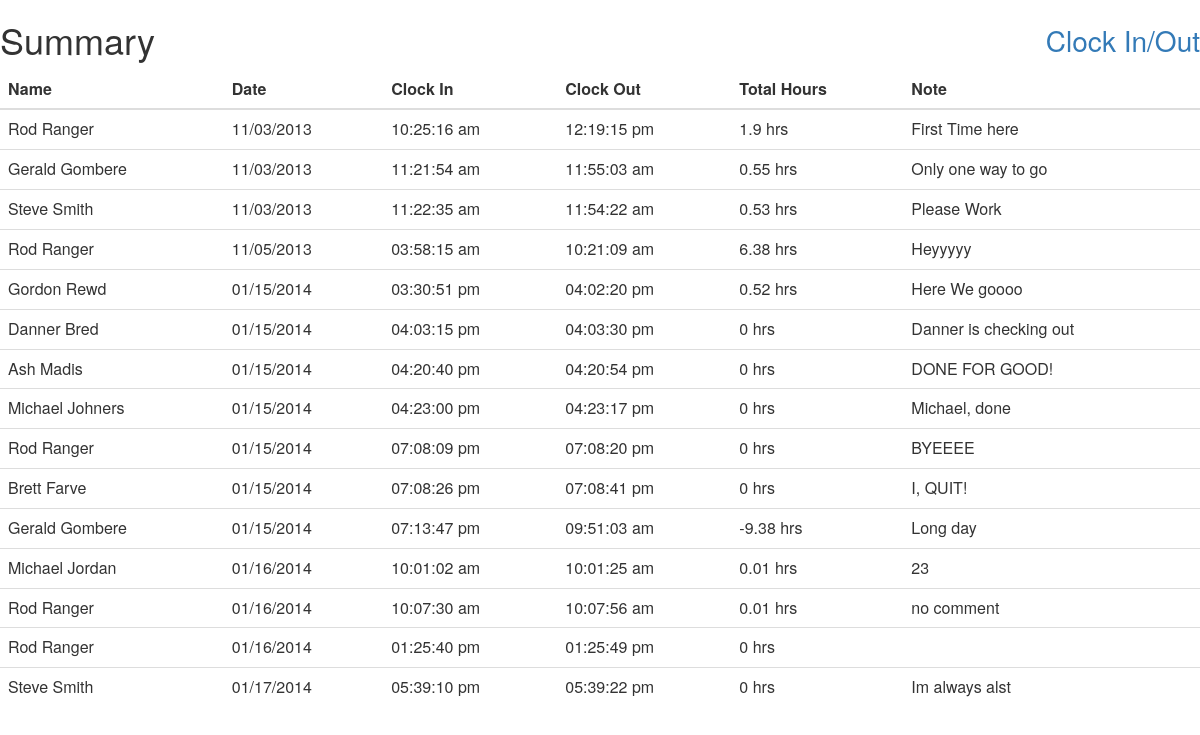
The page / on the database its author committed.
### tables this page shows
CREATE TABLE `clocks` (
  `id` int(11) NOT NULL AUTO_INCREMENT,
  `student_id` int(11) NOT NULL,
  `clockintime` datetime DEFAULT NULL,
  `clockouttime` datetime DEFAULT NULL,
  `note` text,
  `created_at` datetime DEFAULT NULL,
  `updated_at` datetime DEFAULT NULL,
  PRIMARY KEY (`id`),
  KEY `fk_clocks_students_idx` (`student_id`),
  CONSTRAINT `fk_clocks_students` FOREIGN KEY (`student_id`) REFERENCES `students` (`id`) ON DELETE NO ACTION ON UPDATE NO ACTION
);

CREATE TABLE `students` (
  `id` int(11) NOT NULL AUTO_INCREMENT,
  `first_name` varchar(45) DEFAULT NULL,
  `last_name` varchar(45) DEFAULT NULL,
  `created_at` datetime DEFAULT NULL,
  `updated_at` datetime DEFAULT NULL,
  PRIMARY KEY (`id`)
);

### connection.php (called while the page is built, shortened)
<?php
        function fetch_all($query)
        {
         $data = array();
         $result = mysql_query($query);
         while($row = mysql_fetch_assoc($result))
         {
         $data[] = $row;
         }
         return $data;
        }
?>

### index.php (the view, shortened to what this page needs)
<?php session_start();
require("connection.php");
?>
<html>
<head>
	<link rel="stylesheet" type="text/css" href="css/Clock.css">
	<link rel="stylesheet" href="//netdna.bootstrapcdn.com/bootstrap/3.0.2/css/bootstrap.min.css">
</head>
	<body>
		<div id="wrapper">
			<a class="right" href="clock.php">Clock In/Out</a>
			<h1>Summary</h1>
			<table class="table table-hover">
				<thead>
					<tr>
						<th>Name</th>
						<th>Date</th>
						<th>Clock In</th>
						<th>Clock Out</th>
						<th>Total Hours</th>
						<th>Note</th>
					</tr>
				</thead>
				<tbody>
					<?php
						$query = "SELECT students.first_name, students.last_name, clocks.clockintime, clocks.clockouttime, clocks.created_at, clocks.note FROM clocks LEFT JOIN students on students.id = clocks.student_id ORDER BY clockintime";
						$students = fetch_all($query);
	                                foreach($students as $student)
	                                {
	                                    $date = date("m/d/Y", strtotime($student['clockintime']));
	                                    $clockintime = date('h:i:s a', strtotime($student['clockintime']));
	                                        if(isset($student['clockouttime']))
	                                        {
	                                                $clockouttime = date('h:i:s a', strtotime($student['clockouttime']));
	                                                $student_hours = round((strtotime($clockouttime) - strtotime($clockintime)) / 3600, 2) . " hrs";
	                                        }
	                                        else
	                                        {
	                                                $clockouttime = null;
	                                                $total_hours = null;
	                                        } ?>
	                    	       		<tr>
	                            			<td><?= $student['first_name'] . " " . $student['last_name'] ?></td>
	                            			<td><?= $date ?></td>
	                            			<td><?= $clockintime ?></td>
	                            			<td><?= $clockouttime ?></td>
	                            			<td><?= $student_hours  ?></td>
	                            			<td><?= $student['note']  ?></td>
	                            		</tr>
	                            <?php  }
	                                ?>
	    		</tbody>
	        </table>
	    </div>
	</body>
</html>

### css/Clock.css (style rules this page uses)
* { margin: 0; padding: 0; }
#wrapper { width: 100%; height: 900px; margin: 0 auto; }
.right { float: right; font-size: 2em; }

### rows shown on the page
clocks: student.first_name "Rod", student.last_name "Ranger", clockintime "11/03/2013", clockintime "10:25:16 am", clockouttime "12:19:15 pm", student_hours "1.9 hrs", note "First Time here"
clocks: student.first_name "Gerald", student.last_name "Gombere", clockintime "11/03/2013", clockintime "11:21:54 am", clockouttime "11:55:03 am", student_hours "0.55 hrs", note "Only one way to go"
clocks: student.first_name "Steve", student.last_name "Smith", clockintime "11/03/2013", clockintime "11:22:35 am", clockouttime "11:54:22 am", student_hours "0.53 hrs", note "Please Work"
clocks: student.first_name "Rod", student.last_name "Ranger", clockintime "11/05/2013", clockintime "03:58:15 am", clockouttime "10:21:09 am", student_hours "6.38 hrs", note "Heyyyyy"
clocks: student.first_name "Gordon", student.last_name "Rewd", clockintime "01/15/2014", clockintime "03:30:51 pm", clockouttime "04:02:20 pm", student_hours "0.52 hrs", note "Here We goooo"
clocks: student.first_name "Danner", student.last_name "Bred", clockintime "01/15/2014", clockintime "04:03:15 pm", clockouttime "04:03:30 pm", student_hours "0 hrs", note "Danner is checking out"
clocks: student.first_name "Ash", student.last_name "Madis", clockintime "01/15/2014", clockintime "04:20:40 pm", clockouttime "04:20:54 pm", student_hours "0 hrs", note "DONE FOR GOOD!"
clocks: student.first_name "Michael", student.last_name "Johners", clockintime "01/15/2014", clockintime "04:23:00 pm", clockouttime "04:23:17 pm", student_hours "0 hrs", note "Michael, done"
clocks: student.first_name "Rod", student.last_name "Ranger", clockintime "01/15/2014", clockintime "07:08:09 pm", clockouttime "07:08:20 pm", student_hours "0 hrs", note "BYEEEE"
clocks: student.first_name "Brett", student.last_name "Farve", clockintime "01/15/2014", clockintime "07:08:26 pm", clockouttime "07:08:41 pm", student_hours "0 hrs", note "I, QUIT!"
clocks: student.first_name "Gerald", student.last_name "Gombere", clockintime "01/15/2014", clockintime "07:13:47 pm", clockouttime "09:51:03 am", student_hours "-9.38 hrs", note "Long day"
clocks: student.first_name "Michael", student.last_name "Jordan", clockintime "01/16/2014", clockintime "10:01:02 am", clockouttime "10:01:25 am", student_hours "0.01 hrs", note "23"
clocks: student.first_name "Rod", student.last_name "Ranger", clockintime "01/16/2014", clockintime "10:07:30 am", clockouttime "10:07:56 am", student_hours "0.01 hrs", note "no comment"
clocks: student.first_name "Rod", student.last_name "Ranger", clockintime "01/16/2014", clockintime "01:25:40 pm", clockouttime "01:25:49 pm", student_hours "0 hrs"
clocks: student.first_name "Steve", student.last_name "Smith", clockintime "01/17/2014", clockintime "05:39:10 pm", clockouttime "05:39:22 pm", student_hours "0 hrs", note "Im always alst"
